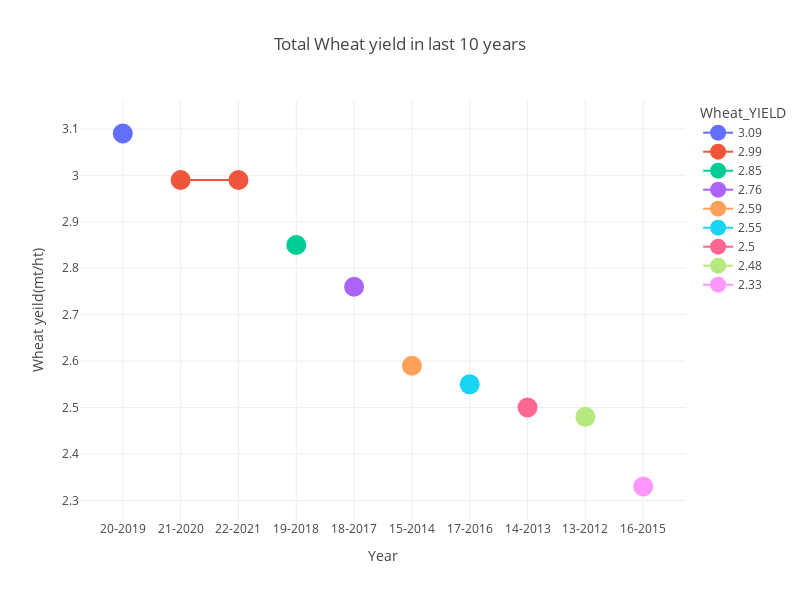

The cell this chart's notebook holds for it:
### Code cell
fig = px.line(wheat_yield, x='YEAR', y='Wheat_YIELD',
             title='Total Wheat yield in last 10 years',
             labels={'year': 'YEAR', 'WHEAT yield ': 'Wheat_YIELD'},
             color='Wheat_YIELD',
             line_shape="linear",
            markers=True,
            
             )

fig.update_layout(xaxis_title='Year', yaxis_title='Wheat yeild(mt/ht)')
fig.update_layout(template='gridon')
fig.update_traces(marker=dict(size=20))
fig.update_layout(height=600,width=800)
fig.show()

### Figure 1 — Plotly figure (JSON) as saved in the notebook; plotly's stock layout.template omitted (floating-point values rounded to 4 significant figures)
{"data": [{"hovertemplate": "Wheat_YIELD=%{y}<br>YEAR=%{x}<extra></extra>", "legendgroup": "3.09", "line": {"color": "#636efa", "dash": "solid", "shape": "linear"}, "marker": {"size": 20, "symbol": "circle"}, "mode": "lines+markers", "name": "3.09", "orientation": "v", "showlegend": true, "type": "scatter", "x": ["20-2019"], "xaxis": "x", "y": [3.09], "yaxis": "y"}, {"hovertemplate": "Wheat_YIELD=%{y}<br>YEAR=%{x}<extra></extra>", "legendgroup": "2.99", "line": {"color": "#EF553B", "dash": "solid", "shape": "linear"}, "marker": {"size": 20, "symbol": "circle"}, "mode": "lines+markers", "name": "2.99", "orientation": "v", "showlegend": true, "type": "scatter", "x": ["21-2020", "22-2021"], "xaxis": "x", "y": [2.99, 2.99], "yaxis": "y"}, {"hovertemplate": "Wheat_YIELD=%{y}<br>YEAR=%{x}<extra></extra>", "legendgroup": "2.85", "line": {"color": "#00cc96", "dash": "solid", "shape": "linear"}, "marker": {"size": 20, "symbol": "circle"}, "mode": "lines+markers", "name": "2.85", "orientation": "v", "showlegend": true, "type": "scatter", "x": ["19-2018"], "xaxis": "x", "y": [2.85], "yaxis": "y"}, {"hovertemplate": "Wheat_YIELD=%{y}<br>YEAR=%{x}<extra></extra>", "legendgroup": "2.76", "line": {"color": "#ab63fa", "dash": "solid", "shape": "linear"}, "marker": {"size": 20, "symbol": "circle"}, "mode": "lines+markers", "name": "2.76", "orientation": "v", "showlegend": true, "type": "scatter", "x": ["18-2017"], "xaxis": "x", "y": [2.76], "yaxis": "y"}, {"hovertemplate": "Wheat_YIELD=%{y}<br>YEAR=%{x}<extra></extra>", "legendgroup": "2.59", "line": {"color": "#FFA15A", "dash": "solid", "shape": "linear"}, "marker": {"size": 20, "symbol": "circle"}, "mode": "lines+markers", "name": "2.59", "orientation": "v", "showlegend": true, "type": "scatter", "x": ["15-2014"], "xaxis": "x", "y": [2.59], "yaxis": "y"}, {"hovertemplate": "Wheat_YIELD=%{y}<br>YEAR=%{x}<extra></extra>", "legendgroup": "2.55", "line": {"color": "#19d3f3", "dash": "solid", "shape": "linear"}, "marker": {"size": 20, "symbol": "circle"}, "mode": "lines+markers", "name": "2.55", "orientation": "v", "showlegend": true, "type": "scatter", "x": ["17-2016"], "xaxis": "x", "y": [2.55], "yaxis": "y"}, {"hovertemplate": "Wheat_YIELD=%{y}<br>YEAR=%{x}<extra></extra>", "legendgroup": "2.5", "line": {"color": "#FF6692", "dash": "solid", "shape": "linear"}, "marker": {"size": 20, "symbol": "circle"}, "mode": "lines+markers", "name": "2.5", "orientation": "v", "showlegend": true, "type": "scatter", "x": ["14-2013"], "xaxis": "x", "y": [2.5], "yaxis": "y"}, {"hovertemplate": "Wheat_YIELD=%{y}<br>YEAR=%{x}<extra></extra>", "legendgroup": "2.48", "line": {"color": "#B6E880", "dash": "solid", "shape": "linear"}, "marker": {"size": 20, "symbol": "circle"}, "mode": "lines+markers", "name": "2.48", "orientation": "v", "showlegend": true, "type": "scatter", "x": ["13-2012"], "xaxis": "x", "y": [2.48], "yaxis": "y"}, {"hovertemplate": "Wheat_YIELD=%{y}<br>YEAR=%{x}<extra></extra>", "legendgroup": "2.33", "line": {"color": "#FF97FF", "dash": "solid", "shape": "linear"}, "marker": {"size": 20, "symbol": "circle"}, "mode": "lines+markers", "name": "2.33", "orientation": "v", "showlegend": true, "type": "scatter", "x": ["16-2015"], "xaxis": "x", "y": [2.33], "yaxis": "y"}], "layout": {"height": 600, "legend": {"title": {"text": "Wheat_YIELD"}, "tracegroupgap": 0}, "title": {"text": "Total Wheat yield in last 10 years"}, "width": 800, "xaxis": {"anchor": "y", "domain": [0, 1], "title": {"text": "Year"}}, "yaxis": {"anchor": "x", "categoryarray": [2.33, 2.48, 2.5, 2.55, 2.59, 2.76, 2.85, 2.99, 3.09], "categoryorder": "array", "domain": [0, 1], "title": {"text": "Wheat yeild(mt/ht)"}}}}
